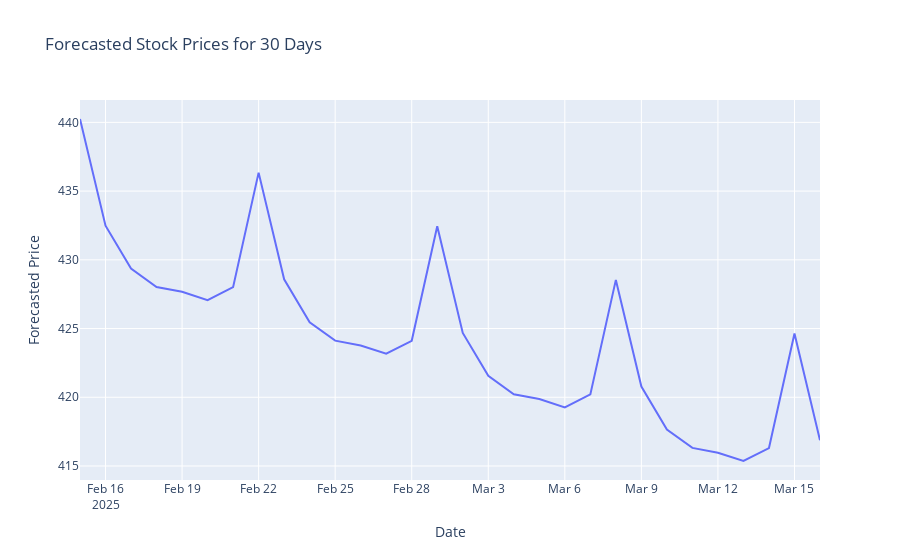

Write notebook code for a chart like this one.
### Code cell
future_forecast = forecast_df[forecast_df['ds'] > '2025-02-14']

fig = px.line(future_forecast, x='ds', y='yhat', title="Forecasted Stock Prices for 30 Days", labels={'ds': "Date", 'yhat': "Forecasted Price"})
fig.show()
